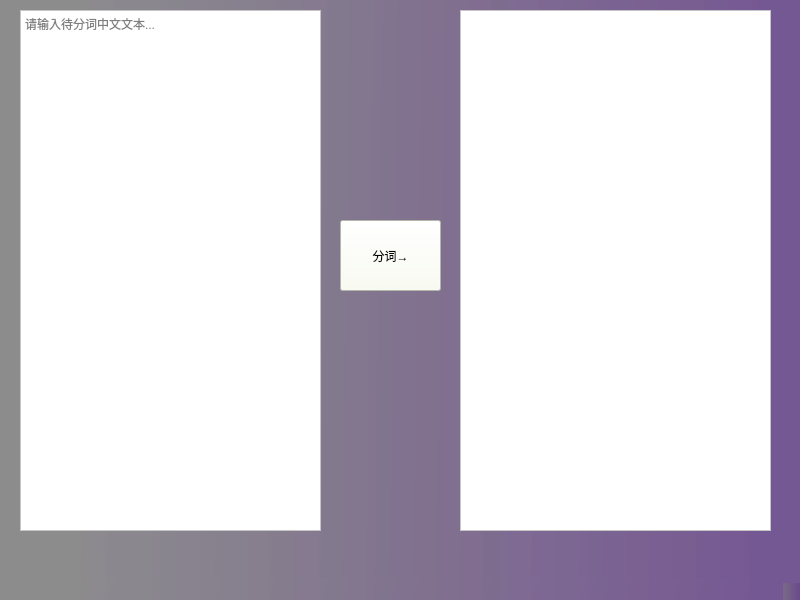
<?xml version="1.0" encoding="UTF-8"?>
<ui version="4.0">
 <class>window</class>
 <widget class="QMainWindow" name="window">
  <property name="geometry">
   <rect>
    <x>0</x>
    <y>0</y>
    <width>800</width>
    <height>600</height>
   </rect>
  </property>
  <property name="mouseTracking">
   <bool>false</bool>
  </property>
  <property name="windowTitle">
   <string>中文分词</string>
  </property>
  <property name="styleSheet">
   <string notr="true">background-color: qlineargradient(spread:pad, x1:0.945545, y1:0.208, x2:0.084, y2:0.198864, stop:0 rgba(95, 61, 129, 122), stop:1 rgba(122, 122,122, 122));</string>
  </property>
  <widget class="QWidget" name="centralwidget">
   <widget class="QPlainTextEdit" name="plainTextEdit">
    <property name="geometry">
     <rect>
      <x>20</x>
      <y>10</y>
      <width>301</width>
      <height>521</height>
     </rect>
    </property>
    <property name="styleSheet">
     <string notr="true">background-color: rgb(255, 255, 255);</string>
    </property>
    <property name="placeholderText">
     <string>请输入待分词中文文本...</string>
    </property>
   </widget>
   <widget class="QPushButton" name="pushButton">
    <property name="geometry">
     <rect>
      <x>340</x>
      <y>220</y>
      <width>101</width>
      <height>71</height>
     </rect>
    </property>
    <property name="styleSheet">
     <string notr="true">font: 13pt &quot;楷体&quot;;
background-color: rgb(251, 255, 239);</string>
    </property>
    <property name="text">
     <string>分词→</string>
    </property>
   </widget>
   <widget class="QTextBrowser" name="textBrowser">
    <property name="geometry">
     <rect>
      <x>460</x>
      <y>10</y>
      <width>311</width>
      <height>521</height>
     </rect>
    </property>
    <property name="styleSheet">
     <string notr="true">background-color: rgb(254, 242, 255);
background-color: rgb(255, 255, 255);</string>
    </property>
   </widget>
  </widget>
  <widget class="QMenuBar" name="menubar">
   <property name="geometry">
    <rect>
     <x>0</x>
     <y>0</y>
     <width>800</width>
     <height>26</height>
    </rect>
   </property>
  </widget>
  <widget class="QStatusBar" name="statusbar"/>
 </widget>
 <resources/>
 <connections/>
</ui>
